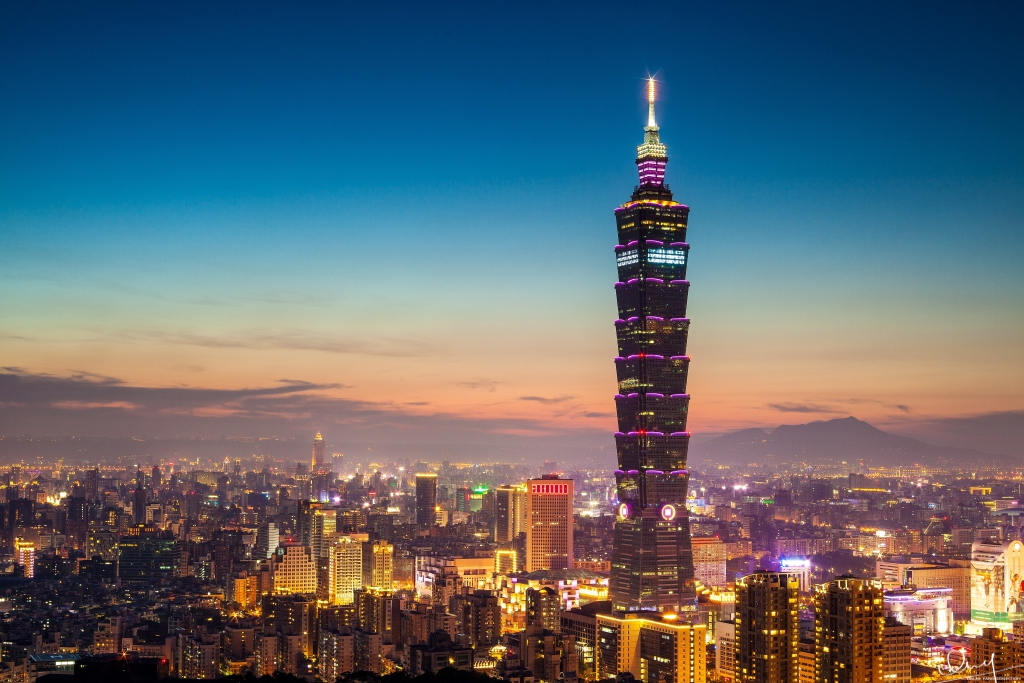
#> input picture homework-4/data/input1_ori.bmp, 1024 x 683 px, given in place of input2.bmp, which was not available
$ jupyter execute --allow-errors hw4-2.ipynb   (shell and % lines are left out)   (text cells are left out)
#> lines starting #> are read from the running program, lines starting #| are printed output that depends on the picture; pictures that were not available may be replaced by others from this repository, and a replacement may not be noted
[cell 1]

import numpy as np
from skimage import io
import matplotlib.pyplot as plt
from scipy.ndimage.filters import gaussian_filter
# from skimage.restoration import wiener
from skimage.util import pad
from skimage.filters import laplace, sobel, median, gaussian
from scipy.signal import convolve2d
from skimage.color import rgb2gray

# plt.rcParams['figure.figsize'] = (10.0, 8.0)

[cell 2]
image = io.imread('./data/input2.bmp')
#> image is the input picture: shape (683, 1024, 3); mean R, G, B 92.7, 104.4, 112.8
plt.imshow(image)

[cell 3]
label = io.imread('./data/input2_ori.bmp')
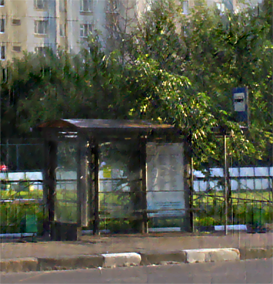
#> input picture homework-4/data/input2_ori.bmp, 273 x 284 px
#> label is the input picture: shape (284, 273, 3); mean R, G, B 85.8, 89.1, 73.6
plt.imshow(label)

[cell 4]
image = image.astype('float64')
label = label.astype('float64')

[cell 5]
plt.rcParams['figure.figsize'] = (10.0, 8.0)

[cell 6]
image_pad = np.zeros((image.shape[0]+400, image.shape[1]+400, 3))
for i in range(3):
    image_pad[:, :, i] = pad(image[:, :, i], 200, mode='linear_ramp', end_values=0)
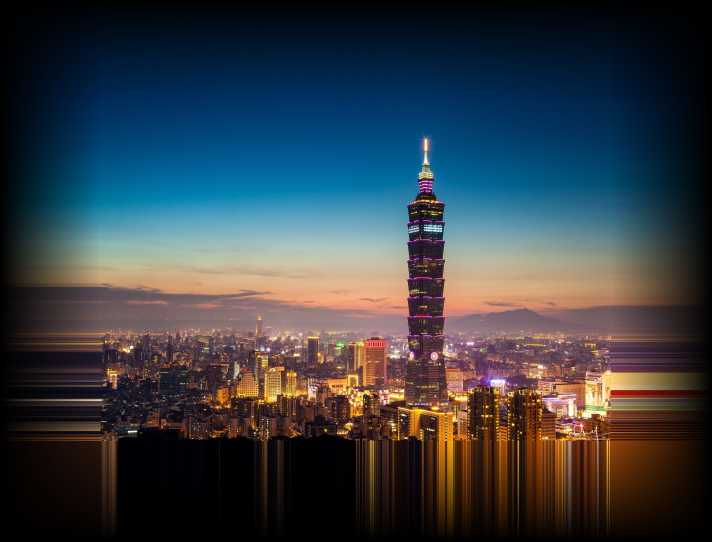
#> image_pad: shape (1083, 1424, 3) float64 (shown at 1/2 size); mean R, G, B 54.4, 61.8, 68.1
plt.imshow(image_pad.astype('uint8'))

[cell 7]
kernel = np.zeros(image_pad.shape[:-1], dtype='float64')
kernel[0][0] = 1/22
height = 0
# [9 lines of commented-out code are left out]
for i in range(20):
    kernel[i][0] = 1
for i in range(4):
    kernel[0][i] = 1
    kernel[1][i] = 1
    kernel[2][i] = 1
    kernel[3][i] = 1
    kernel[4][i] = 1
kernel /= kernel.sum()
plt.imshow(kernel)
plt.colorbar()
plt.show()
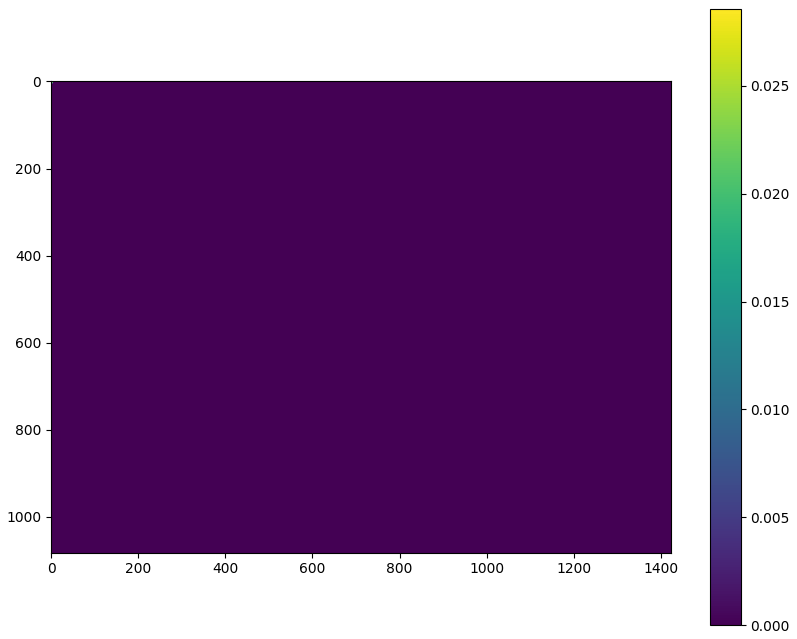
#> figure drawn by matplotlib, 2 panels

[cell 8]
kernel

[cell 9]
kernel_fft = np.fft.fft2(kernel)
plt.imshow(kernel_fft.real)
plt.colorbar()
plt.show()
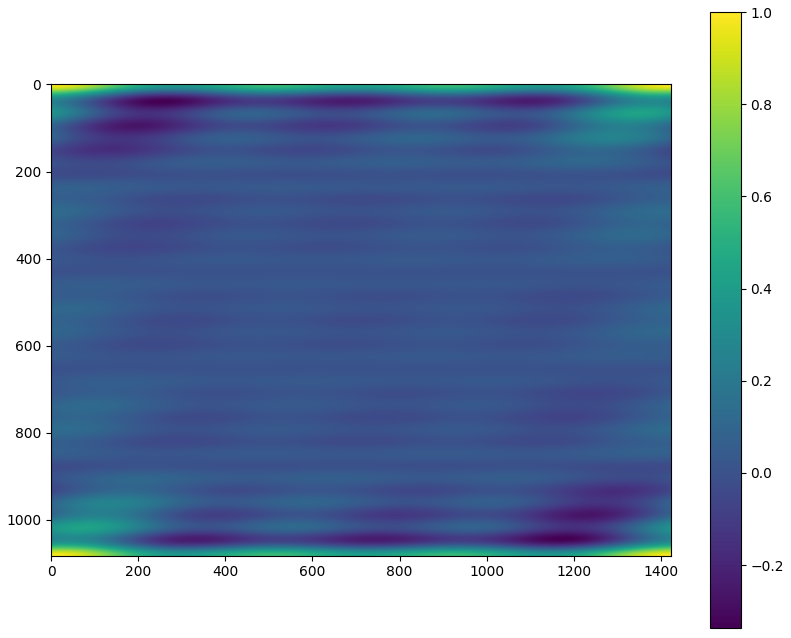
#> figure drawn by matplotlib, 2 panels

[cell 10]
def inverse_filter(image, kernel):
    image_fft = np.fft.fft2(image)
    kernel_fft = np.fft.fft2(kernel)
    kernel_fft[np.abs(kernel_fft) < 0.52] = 1
    image_res = image_fft / kernel_fft
    return np.fft.ifft2(image_res).astype('float64')

[cell 11]
for i in range(3):
    image_pad[:, :, i] = inverse_filter(image_pad[:, :, i], kernel)
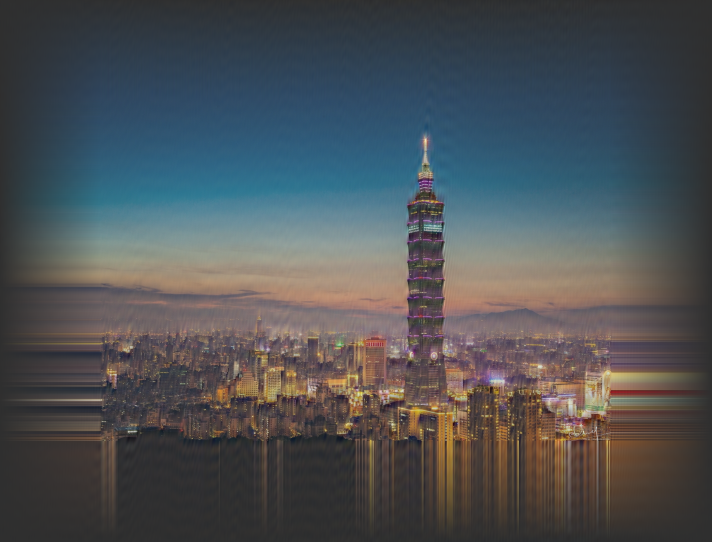
#> image_pad: shape (1083, 1424, 3) float64 (shown at 1/2 size); mean R, G, B 54.4, 61.8, 68.1; drawn with min black and max white
image_pad[image_pad > 255] = 255
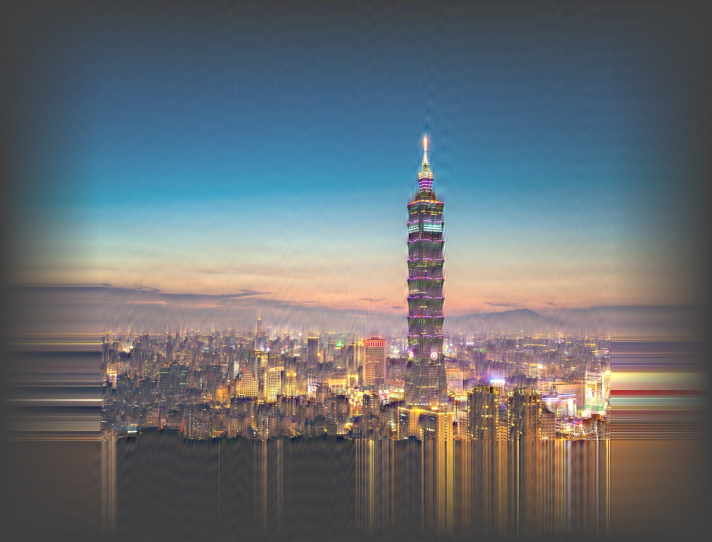
#> image_pad: shape (1083, 1424, 3) float64 (shown at 1/2 size); mean R, G, B 54.3, 61.8, 68.1; drawn with min black and max white
image_pad[image_pad < 0] = 0
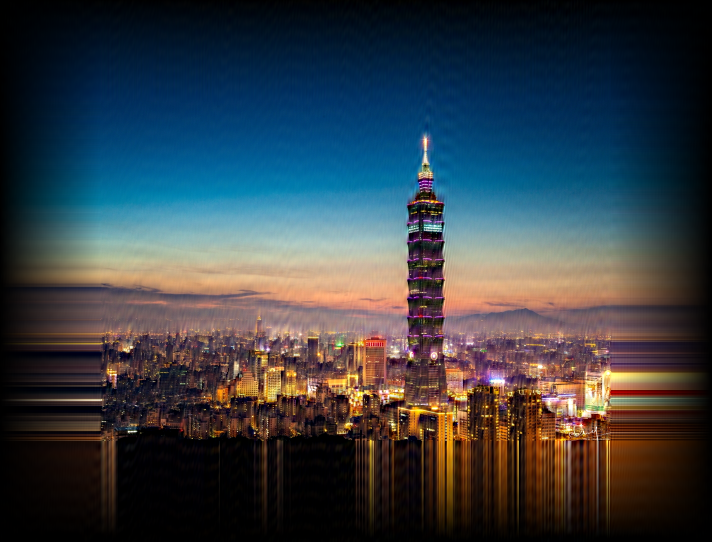
#> image_pad: shape (1083, 1424, 3) float64 (shown at 1/2 size); mean R, G, B 54.6, 62, 68.2
plt.imshow(image_pad.astype('uint8'))

[cell 12]
image_new = image.copy()
image_new = image_pad[200:-200, 200:-200, :]
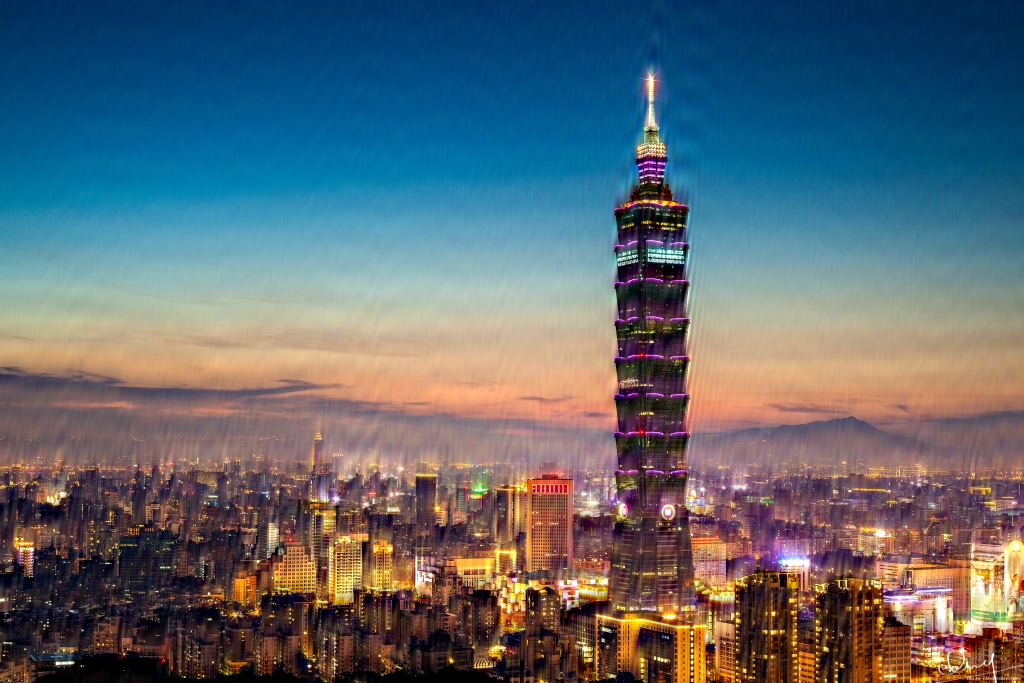
#> image_new: shape (683, 1024, 3) float64; mean R, G, B 93.4, 104.4, 112.2
plt.imshow(image_new.astype('uint8'))

[cell 13]
def psnr(im1,im2):
    psnr = 0
    for i in range(im1.shape[2]):
        diff = np.abs(im1[:, :, i] - im2[:, :, i])
        rmse = (np.square(diff).sum())/(im1.shape[0] * im1.shape[1])
        psnr += 10*np.log10((255**2)/rmse)
#> after the loop, psnr = 0
    return psnr
